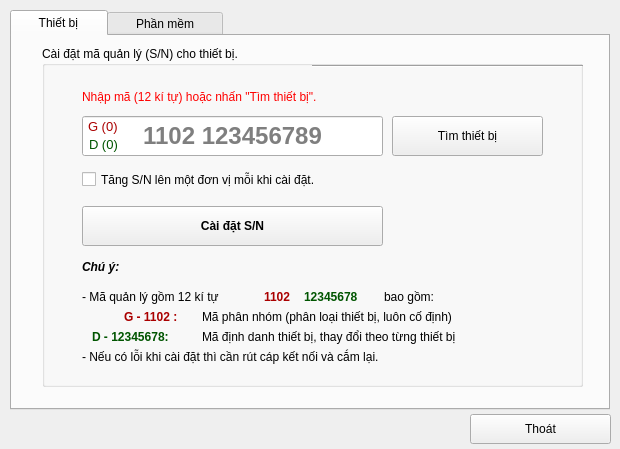
<?xml version="1.0" encoding="UTF-8"?>
<ui version="4.0">
 <class>VSettingDevice</class>
 <widget class="QMainWindow" name="VSettingDevice">
  <property name="geometry">
   <rect>
    <x>0</x>
    <y>0</y>
    <width>620</width>
    <height>449</height>
   </rect>
  </property>
  <property name="windowTitle">
   <string>MainWindow</string>
  </property>
  <property name="windowIcon">
   <iconset resource="../image.qrc">
    <normaloff>:/image/settingdevice.jpg</normaloff>:/image/settingdevice.jpg</iconset>
  </property>
  <property name="styleSheet">
   <string notr="true"/>
  </property>
  <widget class="QWidget" name="centralwidget">
   <widget class="QTabWidget" name="tabWidget">
    <property name="geometry">
     <rect>
      <x>10</x>
      <y>10</y>
      <width>600</width>
      <height>400</height>
     </rect>
    </property>
    <property name="currentIndex">
     <number>0</number>
    </property>
    <widget class="QWidget" name="tab">
     <attribute name="title">
      <string>     Thiết bị     </string>
     </attribute>
     <widget class="QGroupBox" name="groupBox">
      <property name="geometry">
       <rect>
        <x>30</x>
        <y>10</y>
        <width>541</width>
        <height>341</height>
       </rect>
      </property>
      <property name="styleSheet">
       <string notr="true"/>
      </property>
      <property name="title">
       <string>Cài đặt mã quản lý (S/N) cho thiết bị. </string>
      </property>
      <widget class="Line" name="line">
       <property name="geometry">
        <rect>
         <x>270</x>
         <y>10</y>
         <width>271</width>
         <height>20</height>
        </rect>
       </property>
       <property name="styleSheet">
        <string notr="true">color: rgb(255, 255, 255);</string>
       </property>
       <property name="orientation">
        <enum>Qt::Horizontal</enum>
       </property>
      </widget>
      <widget class="QPushButton" name="pushButton_SearchDevice">
       <property name="geometry">
        <rect>
         <x>350</x>
         <y>70</y>
         <width>151</width>
         <height>40</height>
        </rect>
       </property>
       <property name="text">
        <string>Tìm thiết bị</string>
       </property>
      </widget>
      <widget class="QLineEdit" name="lineEdit_SerialNumber">
       <property name="geometry">
        <rect>
         <x>40</x>
         <y>70</y>
         <width>301</width>
         <height>40</height>
        </rect>
       </property>
       <property name="font">
        <font>
         <pointsize>18</pointsize>
         <weight>75</weight>
         <bold>true</bold>
        </font>
       </property>
       <property name="maxLength">
        <number>12</number>
       </property>
       <property name="alignment">
        <set>Qt::AlignCenter</set>
       </property>
       <property name="placeholderText">
        <string>1102 123456789</string>
       </property>
      </widget>
      <widget class="QLabel" name="label_SN_Info">
       <property name="geometry">
        <rect>
         <x>40</x>
         <y>40</y>
         <width>461</width>
         <height>22</height>
        </rect>
       </property>
       <property name="styleSheet">
        <string notr="true">color: rgb(255, 0, 0);</string>
       </property>
       <property name="text">
        <string>Nhập mã (12 kí tự) hoặc nhấn &quot;Tìm thiết bị&quot;.</string>
       </property>
      </widget>
      <widget class="QPushButton" name="pushButton_SetupSN">
       <property name="geometry">
        <rect>
         <x>40</x>
         <y>160</y>
         <width>301</width>
         <height>40</height>
        </rect>
       </property>
       <property name="font">
        <font>
         <weight>75</weight>
         <bold>true</bold>
        </font>
       </property>
       <property name="text">
        <string>Cài đặt S/N</string>
       </property>
      </widget>
      <widget class="QCheckBox" name="checkBox_SN_Increase">
       <property name="geometry">
        <rect>
         <x>40</x>
         <y>120</y>
         <width>311</width>
         <height>27</height>
        </rect>
       </property>
       <property name="text">
        <string>Tăng S/N lên một đơn vị mỗi khi cài đặt.</string>
       </property>
      </widget>
      <widget class="QLabel" name="label_SN_Info_2">
       <property name="geometry">
        <rect>
         <x>40</x>
         <y>210</y>
         <width>461</width>
         <height>22</height>
        </rect>
       </property>
       <property name="font">
        <font>
         <weight>75</weight>
         <italic>true</italic>
         <bold>true</bold>
        </font>
       </property>
       <property name="text">
        <string>Chú ý:</string>
       </property>
      </widget>
      <widget class="QLabel" name="label_SN_Info_3">
       <property name="geometry">
        <rect>
         <x>40</x>
         <y>240</y>
         <width>181</width>
         <height>22</height>
        </rect>
       </property>
       <property name="text">
        <string>- Mã quản lý gồm 12 kí tự </string>
       </property>
      </widget>
      <widget class="QLabel" name="label_SN_Info_4">
       <property name="geometry">
        <rect>
         <x>160</x>
         <y>260</y>
         <width>341</width>
         <height>22</height>
        </rect>
       </property>
       <property name="text">
        <string>Mã phân nhóm (phân loại thiết bị, luôn cố định)</string>
       </property>
      </widget>
      <widget class="QLabel" name="label_SN_Info_5">
       <property name="geometry">
        <rect>
         <x>40</x>
         <y>300</y>
         <width>461</width>
         <height>22</height>
        </rect>
       </property>
       <property name="text">
        <string>- Nếu có lỗi khi cài đặt thì cần rút cáp kết nối và cắm lại.</string>
       </property>
      </widget>
      <widget class="QLabel" name="label_SN_Info_6">
       <property name="geometry">
        <rect>
         <x>342</x>
         <y>240</y>
         <width>71</width>
         <height>22</height>
        </rect>
       </property>
       <property name="text">
        <string>bao gồm:</string>
       </property>
      </widget>
      <widget class="QLabel" name="label_SN_Info_7">
       <property name="geometry">
        <rect>
         <x>222</x>
         <y>240</y>
         <width>41</width>
         <height>22</height>
        </rect>
       </property>
       <property name="font">
        <font>
         <weight>75</weight>
         <bold>true</bold>
        </font>
       </property>
       <property name="styleSheet">
        <string notr="true">color: rgb(170, 0, 0);</string>
       </property>
       <property name="text">
        <string>1102</string>
       </property>
      </widget>
      <widget class="QLabel" name="label_SN_Info_8">
       <property name="geometry">
        <rect>
         <x>262</x>
         <y>240</y>
         <width>74</width>
         <height>22</height>
        </rect>
       </property>
       <property name="font">
        <font>
         <weight>75</weight>
         <bold>true</bold>
        </font>
       </property>
       <property name="styleSheet">
        <string notr="true">color: rgb(0, 85, 0);</string>
       </property>
       <property name="text">
        <string>12345678</string>
       </property>
      </widget>
      <widget class="QLabel" name="label_SN_Info_9">
       <property name="geometry">
        <rect>
         <x>50</x>
         <y>280</y>
         <width>101</width>
         <height>22</height>
        </rect>
       </property>
       <property name="font">
        <font>
         <weight>75</weight>
         <bold>true</bold>
        </font>
       </property>
       <property name="styleSheet">
        <string notr="true">color: rgb(0, 85, 0);</string>
       </property>
       <property name="text">
        <string>D - 12345678:</string>
       </property>
      </widget>
      <widget class="QLabel" name="label_SN_Info_10">
       <property name="geometry">
        <rect>
         <x>82</x>
         <y>260</y>
         <width>71</width>
         <height>22</height>
        </rect>
       </property>
       <property name="font">
        <font>
         <weight>75</weight>
         <bold>true</bold>
        </font>
       </property>
       <property name="styleSheet">
        <string notr="true">color: rgb(170, 0, 0);</string>
       </property>
       <property name="text">
        <string>G - 1102 :</string>
       </property>
      </widget>
      <widget class="QLabel" name="label_SN_Info_11">
       <property name="geometry">
        <rect>
         <x>160</x>
         <y>280</y>
         <width>341</width>
         <height>22</height>
        </rect>
       </property>
       <property name="text">
        <string>Mã định danh thiết bị, thay đổi theo từng thiết bị</string>
       </property>
      </widget>
      <widget class="QLabel" name="label_SN_setG">
       <property name="geometry">
        <rect>
         <x>46</x>
         <y>69</y>
         <width>41</width>
         <height>22</height>
        </rect>
       </property>
       <property name="font">
        <font>
         <pointsize>10</pointsize>
        </font>
       </property>
       <property name="styleSheet">
        <string notr="true">color: rgb(170, 0, 0);</string>
       </property>
       <property name="text">
        <string>G (0)</string>
       </property>
      </widget>
      <widget class="QLabel" name="label_SN_setD">
       <property name="geometry">
        <rect>
         <x>47</x>
         <y>87</y>
         <width>41</width>
         <height>22</height>
        </rect>
       </property>
       <property name="font">
        <font>
         <pointsize>10</pointsize>
        </font>
       </property>
       <property name="styleSheet">
        <string notr="true">color: rgb(0, 85, 0);</string>
       </property>
       <property name="text">
        <string>D (0)</string>
       </property>
      </widget>
     </widget>
    </widget>
    <widget class="QWidget" name="tab_2">
     <attribute name="title">
      <string>     Phần mềm     </string>
     </attribute>
    </widget>
   </widget>
   <widget class="QPushButton" name="pushButton_SN_Exit">
    <property name="geometry">
     <rect>
      <x>470</x>
      <y>414</y>
      <width>141</width>
      <height>30</height>
     </rect>
    </property>
    <property name="text">
     <string>Thoát</string>
    </property>
   </widget>
  </widget>
 </widget>
 <resources>
  <include location="../image.qrc"/>
 </resources>
 <connections/>
</ui>
